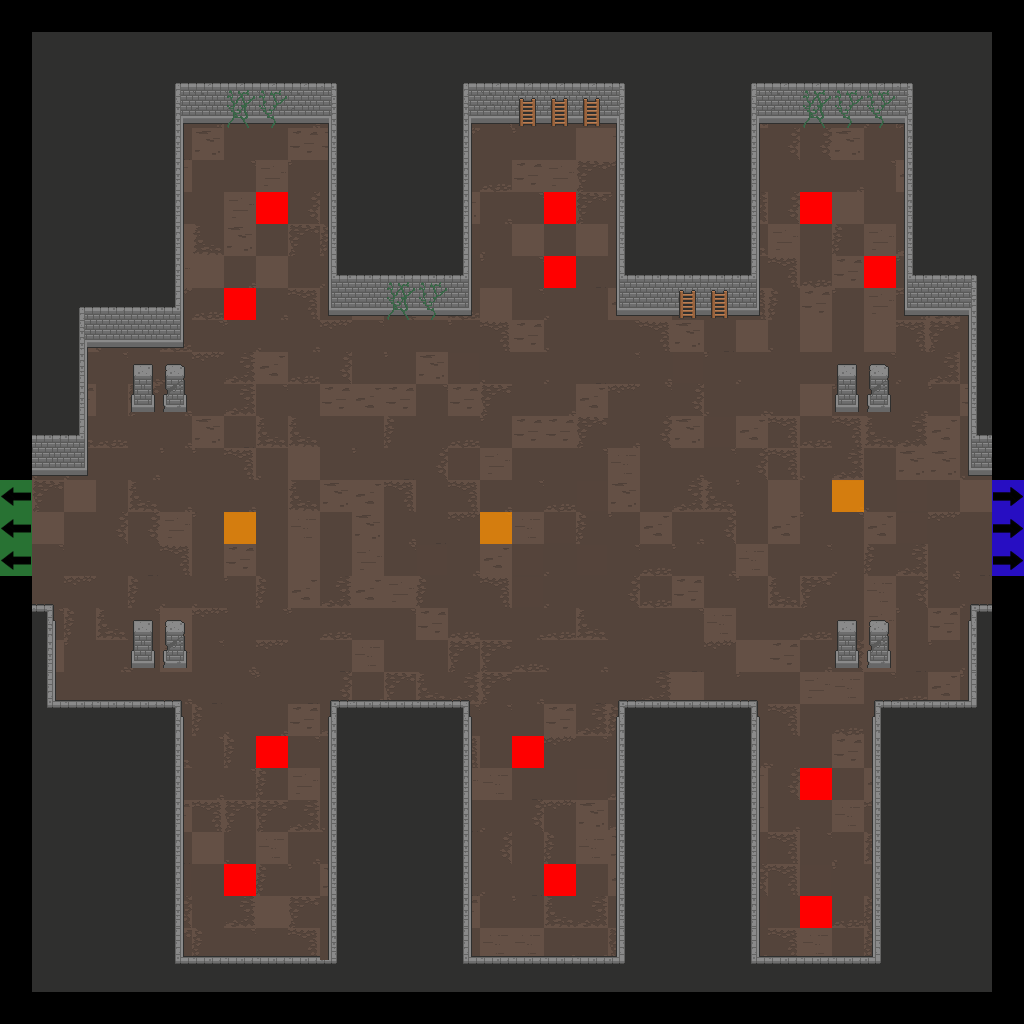

This game map was drawn from its Tiled (.tmx) file and the tilesets committed beside it. A one-line description and the trimmed map source follow:
An orthogonal 32x32 tile map with 32x32 px tiles, 7 tile layers (Floor, Walls, Doors, Pillars, ...), 2 tilesets.

<map version="1.2" tiledversion="2019.04.18" orientation="orthogonal" renderorder="right-down" width="32" height="32" tilewidth="32" tileheight="32" infinite="0" nextlayerid="22" nextobjectid="1">
 <tileset firstgid="1" source="Dungeon_Tileset_2.tsx" />
 <tileset firstgid="321" source="flags.tsx" />
 <layer id="15" name="Floor" width="32" height="32">
  <data>[1024 cells, 900 non-empty, 30 distinct tile ids]</data>
 </layer>
 <layer id="16" name="Walls" width="32" height="32">
  <data>[1024 cells, 438 non-empty, 26 distinct tile ids]</data>
 </layer>
 <layer id="17" name="Doors" width="32" height="32">
  <data>[1024 cells, 0 non-empty, 0 distinct tile ids]</data>
 </layer>
 <layer id="18" name="Pillars" width="32" height="32">
  <data>[1024 cells, 16 non-empty, 4 distinct tile ids]</data>
 </layer>
 <layer id="19" name="Candles" width="32" height="32">
  <data>[1024 cells, 0 non-empty, 0 distinct tile ids]</data>
 </layer>
 <layer id="20" name="Debris" width="32" height="32">
  <data>[1024 cells, 19 non-empty, 5 distinct tile ids]</data>
 </layer>
 <layer id="21" name="Flags" width="32" height="32">
  <data>[1024 cells, 21 non-empty, 4 distinct tile ids]</data>
 </layer>
</map>
